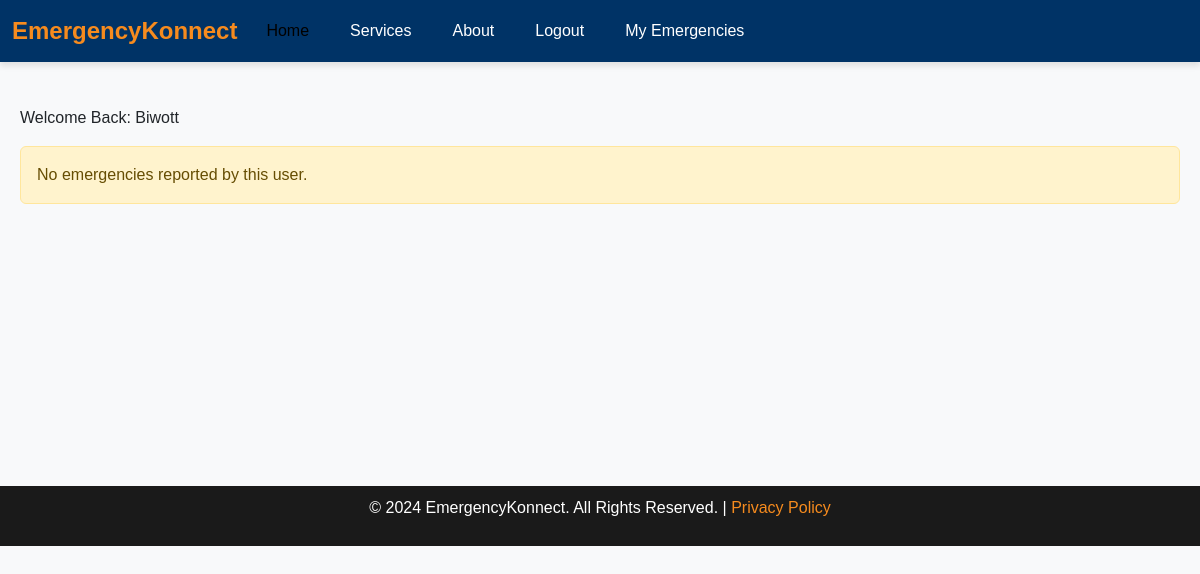
The page /info/Biwott (signed in) on the database as committed earlier.
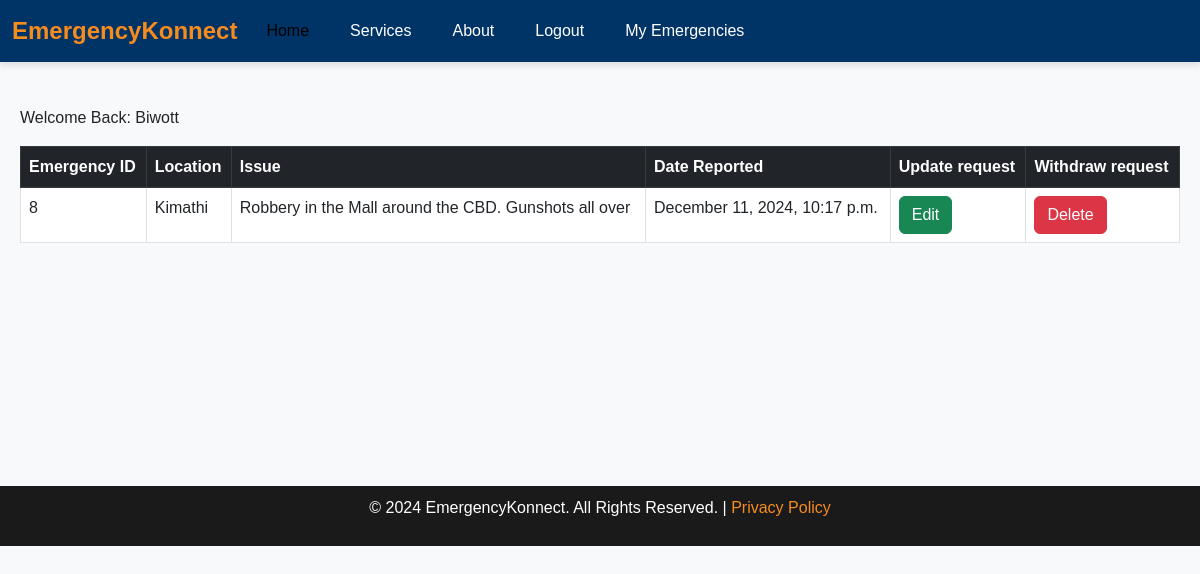
The same page on the database as committed later.
### emergency/models.py (models this page shows, shortened)
class UserRequest(models.Model):
    user = models.ForeignKey(User, on_delete=models.CASCADE, null=True, blank=True)
    email = models.EmailField(max_length=254, blank=True, null=True)
    phone = models.CharField(max_length=15)
    location = models.CharField(max_length=100)
    issue = models.TextField()
    created_at = models.DateTimeField(auto_now_add=True)

### emergency/views.py (the view)
# urls.py: path('info/<str:username>', views.info, name='info'),
@login_required
def info(request, username):
    if not username:  # Redirect or raise an error if username is empty
        return render(request, 'about.html', {'message': 'Invalid username'})
    reported_emergencies = UserRequest.objects.filter(user__username=username)
    return render(request, 'info.html', {
        'profile_user': username,
        'reported_emergencies': reported_emergencies,
    })

### templates/info.html
{% extends 'base.html' %}
{% block content %}
<div class="container mt-4">
    <p>Welcome Back: <span class="text"> {{ request.user.username }}</span> </p>
    {% if reported_emergencies %}
        <table class="table table-bordered table-hover">
            <thead class="table-dark">
                <tr>
                    <th>Emergency ID</th>
                    <th>Location</th>
                    <th>Issue</th>
                    <th>Date Reported</th>
                    <th>Update request</th>
                    <th>Withdraw request</th>
                </tr>
            </thead>
            <tbody>
                {% for emergency in reported_emergencies %}
                    <tr>
                        <td>{{ emergency.id }}</td>
                        <td>{{ emergency.location }}</td>
                        <td>{{ emergency.issue }}</td>
                        <td>{{ emergency.created_at|date:"F j, Y, g:i a" }}</td>
                        <td><a href="{% url 'update_request' emergency.user_id %}" class="btn btn-success" type="button">Edit</a></td>
                        <td><a href="{% url 'delete' emergency.user_id %}" class="btn btn-danger" type="button" onclick="return confirm('Are you sure you want to delete this request?');">Delete</a></td>
                    </tr>
                {% endfor %}
            </tbody>
        </table>
    {% else %}
        <div class="alert alert-warning" role="alert">
            No emergencies reported by this user.
        </div>
    {% endif %}
</div>
{% endblock %}

### templates/base.html (shortened to what this page needs)
<!DOCTYPE html>
<html lang="en">
<head>
    {% load static %}
    <link rel="stylesheet" href="{% static 'styles/bootstrap/bootstrap-5.3.3-dist/css/bootstrap.min.css' %}">
     <link href="https://cdn.jsdelivr.net/npm/bootstrap@5.3.0-alpha3/dist/css/bootstrap.min.css" rel="stylesheet">
  <link rel="stylesheet" href="{% static 'styles/main.css' %}">
</head>
<body>
<header>
  <nav class="navbar navbar-expand-lg custom-navbar">
        <div class="container-fluid">
            <a class="navbar-brand" href="{% url 'index' %}">EmergencyKonnect</a>
            <div class="collapse navbar-collapse" id="navbarSupportedContent">
                <ul class="navbar-nav me-auto mb-2 mb-lg-0">
                    <li class="nav-item">
                        <a class="nav-link active" aria-current="page" href="{% url 'index' %}">Home</a>
                    </li>
                    <li class="nav-item">
                        <a class="nav-link" href="{% url 'services' %}">Services</a>
                    </li>
                    <li class="nav-item">
                        <a class="nav-link" href="{% url 'about' %}">About</a>
                    </li>
                    {% if user.is_authenticated %}
                        <li class="nav-item">
                            <a class="nav-link" href="{% url 'logout' %}">Logout</a>
                        </li>
                        <li class="nav-item">
                            <a class="nav-link" href="{% url 'info' username=request.user.username %}">My Emergencies</a>
                        </li>
                    {% endif %}
                </ul>
            </div>
        </div>
    </nav>
</header>
    {% block content %}
    {% endblock %}
    <footer>
        <p>&copy; 2024 EmergencyKonnect. All Rights Reserved. | <a href="#">Privacy Policy</a></p>
    </footer>
</body>
</html>

### static/styles/main.css (style rules this page uses)
body { font-family: 'Arial', sans-serif; background-color: #f8f9fa; margin: 0; padding: 0; }
.container { max-width: 1200px; margin: 0 auto; padding: 20px; height: 50vh; }

### templates/base.html (style rules this page uses)
.custom-navbar { background-color: #003366; box-shadow: 0px 4px 6px rgba(0, 0, 0, 0.1); }
.custom-navbar .navbar-brand { color: #f68b1e; font-size: 1.5rem; font-weight: bold; }
.custom-navbar .nav-link { color: white; font-size: 1rem; margin-right: 15px; transition: color 0.3s ease; }
.custom-navbar .navbar-collapse { justify-content: flex-end; }
.custom-navbar .nav-item { margin: 0 5px; }
footer { background: #1a1a1a; color: white; text-align: center; padding: 10px; }
footer a { color: #f68b1e; text-decoration: none; }

Rows that differ between the two databases and show on the page:
added UserRequest: id "8", location "Kimathi", issue "Robbery in the Mall around the CBD. Gunshots all over", created_at "December 11, 2024, 10:17 p.m."
Other text that changed with them:
text no longer shown: "No emergencies reported by this user."
text now shown: "Emergency ID Location Issue Date Reported Update request Withdraw request"
